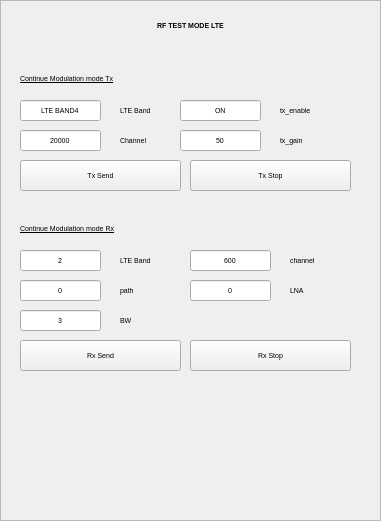
  <widget class="QFrame" name="rflte_frame">
   <property name="geometry">
    <rect>
     <x>250</x>
     <y>10</y>
     <width>381</width>
     <height>521</height>
    </rect>
   </property>
   <property name="font">
    <font>
     <pointsize>5</pointsize>
    </font>
   </property>
   <property name="autoFillBackground">
    <bool>true</bool>
   </property>
   <property name="frameShape">
    <enum>QFrame::StyledPanel</enum>
   </property>
   <widget class="QLabel" name="label_47">
    <property name="geometry">
     <rect>
      <x>0</x>
      <y>10</y>
      <width>381</width>
      <height>31</height>
     </rect>
    </property>
    <property name="font">
     <font>
      <pointsize>5</pointsize>
      <weight>75</weight>
      <bold>true</bold>
     </font>
    </property>
    <property name="layoutDirection">
     <enum>Qt::LeftToRight</enum>
    </property>
    <property name="text">
     <string>RF TEST MODE LTE</string>
    </property>
    <property name="alignment">
     <set>Qt::AlignCenter</set>
    </property>
   </widget>
   <widget class="QLineEdit" name="rflte_txband">
    <property name="geometry">
     <rect>
      <x>20</x>
      <y>100</y>
      <width>81</width>
      <height>21</height>
     </rect>
    </property>
    <property name="font">
     <font>
      <pointsize>5</pointsize>
     </font>
    </property>
    <property name="text">
     <string>LTE BAND4</string>
    </property>
    <property name="alignment">
     <set>Qt::AlignCenter</set>
    </property>
   </widget>
   <widget class="QPushButton" name="rflte_txsend">
    <property name="geometry">
     <rect>
      <x>20</x>
      <y>160</y>
      <width>161</width>
      <height>31</height>
     </rect>
    </property>
    <property name="font">
     <font>
      <pointsize>5</pointsize>
     </font>
    </property>
    <property name="text">
     <string>Tx Send</string>
    </property>
   </widget>
   <widget class="QLabel" name="label_51">
    <property name="geometry">
     <rect>
      <x>20</x>
      <y>70</y>
      <width>331</width>
      <height>16</height>
     </rect>
    </property>
    <property name="font">
     <font>
      <pointsize>5</pointsize>
      <underline>true</underline>
     </font>
    </property>
    <property name="text">
     <string>Continue Modulation mode Tx</string>
    </property>
   </widget>
   <widget class="QLabel" name="label_52">
    <property name="geometry">
     <rect>
      <x>120</x>
      <y>100</y>
      <width>51</width>
      <height>21</height>
     </rect>
    </property>
    <property name="font">
     <font>
      <pointsize>5</pointsize>
     </font>
    </property>
    <property name="text">
     <string>LTE Band</string>
    </property>
   </widget>
   <widget class="QLabel" name="label_53">
    <property name="geometry">
     <rect>
      <x>20</x>
      <y>220</y>
      <width>331</width>
      <height>16</height>
     </rect>
    </property>
    <property name="font">
     <font>
      <pointsize>5</pointsize>
      <underline>true</underline>
     </font>
    </property>
    <property name="text">
     <string>Continue Modulation mode Rx</string>
    </property>
   </widget>
   <widget class="QLabel" name="label_54">
    <property name="geometry">
     <rect>
      <x>120</x>
      <y>280</y>
      <width>51</width>
      <height>21</height>
     </rect>
    </property>
    <property name="font">
     <font>
      <pointsize>5</pointsize>
     </font>
    </property>
    <property name="text">
     <string>path</string>
    </property>
   </widget>
   <widget class="QPushButton" name="rflte_rxsend">
    <property name="geometry">
     <rect>
      <x>20</x>
      <y>340</y>
      <width>161</width>
      <height>31</height>
     </rect>
    </property>
    <property name="font">
     <font>
      <pointsize>5</pointsize>
     </font>
    </property>
    <property name="text">
     <string>Rx Send</string>
    </property>
   </widget>
   <widget class="QLineEdit" name="rflte_rxpath">
    <property name="geometry">
     <rect>
      <x>20</x>
      <y>280</y>
      <width>81</width>
      <height>21</height>
     </rect>
    </property>
    <property name="font">
     <font>
      <pointsize>5</pointsize>
     </font>
    </property>
    <property name="text">
     <string>0</string>
    </property>
    <property name="alignment">
     <set>Qt::AlignCenter</set>
    </property>
   </widget>
   <widget class="QLabel" name="label_55">
    <property name="geometry">
     <rect>
      <x>120</x>
      <y>130</y>
      <width>51</width>
      <height>21</height>
     </rect>
    </property>
    <property name="font">
     <font>
      <pointsize>5</pointsize>
     </font>
    </property>
    <property name="text">
     <string>Channel</string>
    </property>
   </widget>
   <widget class="QLineEdit" name="rflte_txchannel">
    <property name="geometry">
     <rect>
      <x>20</x>
      <y>130</y>
      <width>81</width>
      <height>21</height>
     </rect>
    </property>
    <property name="font">
     <font>
      <pointsize>5</pointsize>
     </font>
    </property>
    <property name="text">
     <string>20000</string>
    </property>
    <property name="alignment">
     <set>Qt::AlignCenter</set>
    </property>
   </widget>
   <widget class="QLineEdit" name="rflte_rxband">
    <property name="geometry">
     <rect>
      <x>20</x>
      <y>250</y>
      <width>81</width>
      <height>21</height>
     </rect>
    </property>
    <property name="font">
     <font>
      <pointsize>5</pointsize>
     </font>
    </property>
    <property name="text">
     <string>2</string>
    </property>
    <property name="alignment">
     <set>Qt::AlignCenter</set>
    </property>
   </widget>
   <widget class="QLabel" name="label_56">
    <property name="geometry">
     <rect>
      <x>120</x>
      <y>250</y>
      <width>51</width>
      <height>21</height>
     </rect>
    </property>
    <property name="font">
     <font>
      <pointsize>5</pointsize>
     </font>
    </property>
    <property name="text">
     <string>LTE Band</string>
    </property>
   </widget>
   <widget class="QLabel" name="label_60">
    <property name="geometry">
     <rect>
      <x>290</x>
      <y>280</y>
      <width>51</width>
      <height>21</height>
     </rect>
    </property>
    <property name="font">
     <font>
      <pointsize>5</pointsize>
     </font>
    </property>
    <property name="text">
     <string>LNA</string>
    </property>
   </widget>
   <widget class="QLineEdit" name="rflte_rxlna">
    <property name="geometry">
     <rect>
      <x>190</x>
      <y>280</y>
      <width>81</width>
      <height>21</height>
     </rect>
    </property>
    <property name="font">
     <font>
      <pointsize>5</pointsize>
     </font>
    </property>
    <property name="text">
     <string>0</string>
    </property>
    <property name="alignment">
     <set>Qt::AlignCenter</set>
    </property>
   </widget>
   <widget class="QLineEdit" name="rflte_rxchn">
    <property name="geometry">
     <rect>
      <x>190</x>
      <y>250</y>
      <width>81</width>
      <height>21</height>
     </rect>
    </property>
    <property name="font">
     <font>
      <pointsize>5</pointsize>
     </font>
    </property>
    <property name="text">
     <string>600</string>
    </property>
    <property name="alignment">
     <set>Qt::AlignCenter</set>
    </property>
   </widget>
   <widget class="QLabel" name="label_72">
    <property name="geometry">
     <rect>
      <x>290</x>
      <y>250</y>
      <width>51</width>
      <height>21</height>
     </rect>
    </property>
    <property name="font">
     <font>
      <pointsize>5</pointsize>
     </font>
    </property>
    <property name="text">
     <string>channel</string>
    </property>
   </widget>
   <widget class="QLabel" name="label_83">
    <property name="geometry">
     <rect>
      <x>120</x>
      <y>310</y>
      <width>51</width>
      <height>21</height>
     </rect>
    </property>
    <property name="font">
     <font>
      <pointsize>5</pointsize>
     </font>
    </property>
    <property name="text">
     <string>BW</string>
    </property>
   </widget>
   <widget class="QLineEdit" name="rflte_bw">
    <property name="geometry">
     <rect>
      <x>20</x>
      <y>310</y>
      <width>81</width>
      <height>21</height>
     </rect>
    </property>
    <property name="font">
     <font>
      <pointsize>5</pointsize>
     </font>
    </property>
    <property name="text">
     <string>3</string>
    </property>
    <property name="alignment">
     <set>Qt::AlignCenter</set>
    </property>
   </widget>
   <widget class="QLabel" name="label_96">
    <property name="geometry">
     <rect>
      <x>280</x>
      <y>130</y>
      <width>51</width>
      <height>21</height>
     </rect>
    </property>
    <property name="font">
     <font>
      <pointsize>5</pointsize>
     </font>
    </property>
    <property name="text">
     <string>tx_gain</string>
    </property>
   </widget>
   <widget class="QLineEdit" name="rflte_txgain">
    <property name="geometry">
     <rect>
      <x>180</x>
      <y>130</y>
      <width>81</width>
      <height>21</height>
     </rect>
    </property>
    <property name="font">
     <font>
      <pointsize>5</pointsize>
     </font>
    </property>
    <property name="text">
     <string>50</string>
    </property>
    <property name="alignment">
     <set>Qt::AlignCenter</set>
    </property>
   </widget>
   <widget class="QLineEdit" name="rflte_txenable">
    <property name="geometry">
     <rect>
      <x>180</x>
      <y>100</y>
      <width>81</width>
      <height>21</height>
     </rect>
    </property>
    <property name="font">
     <font>
      <pointsize>5</pointsize>
     </font>
    </property>
    <property name="text">
     <string>ON</string>
    </property>
    <property name="alignment">
     <set>Qt::AlignCenter</set>
    </property>
   </widget>
   <widget class="QLabel" name="label_97">
    <property name="geometry">
     <rect>
      <x>280</x>
      <y>100</y>
      <width>51</width>
      <height>21</height>
     </rect>
    </property>
    <property name="font">
     <font>
      <pointsize>5</pointsize>
     </font>
    </property>
    <property name="text">
     <string>tx_enable</string>
    </property>
   </widget>
   <widget class="QPushButton" name="rflte_rxstop">
    <property name="geometry">
     <rect>
      <x>190</x>
      <y>340</y>
      <width>161</width>
      <height>31</height>
     </rect>
    </property>
    <property name="font">
     <font>
      <pointsize>5</pointsize>
     </font>
    </property>
    <property name="text">
     <string>Rx Stop</string>
    </property>
   </widget>
   <widget class="QPushButton" name="rflte_txstop">
    <property name="geometry">
     <rect>
      <x>190</x>
      <y>160</y>
      <width>161</width>
      <height>31</height>
     </rect>
    </property>
    <property name="font">
     <font>
      <pointsize>5</pointsize>
     </font>
    </property>
    <property name="text">
     <string>Tx Stop</string>
    </property>
   </widget>
  </widget>
